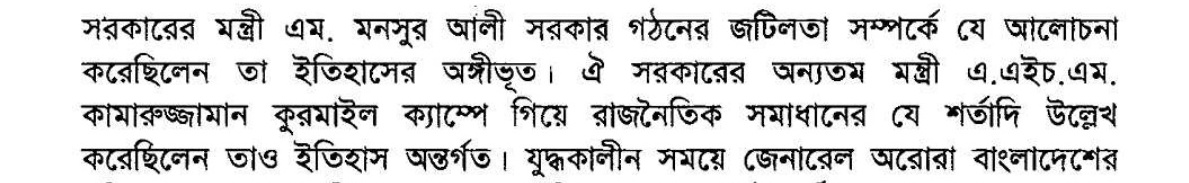
#> input picture bangla_ai_ocr/dataset/images/line_000034.jpg, 1189 x 183 px
$ python -i augmentations.py   (imports and definitions only)
#> lines starting #> are read from the running program, lines starting #| are printed output that depends on the picture
import random
import cv2
import numpy as np
from PIL import Image, ImageEnhance, ImageFilter

class OCRImageAugmentor:
    """
    Advanced Multi-Resolution & Noise Augmentation Engine for Bangla OCR:
    Simulates real-world scan distortions, camera shakes, low DPI, and photocopy artifacts.
    """
    def __init__(self, p_downscale=0.5, p_noise=0.5, p_blur=0.4, p_photocopy=0.3):
        self.p_downscale = p_downscale
        self.p_noise = p_noise
        self.p_blur = p_blur
        self.p_photocopy = p_photocopy

    # [12 lines left out: function random_downscale, not called in this run]

    @staticmethod
    def add_gaussian_noise(img: Image.Image, max_sigma=25) -> Image.Image:
        """Adds Gaussian grain and scanner sensor noise."""
        np_img = np.array(img).astype(np.float32)
        sigma = random.uniform(5, max_sigma)
        noise = np.random.normal(0, sigma, np_img.shape)
        noisy = np.clip(np_img + noise, 0, 255).astype(np.uint8)
        return Image.fromarray(noisy)

    # [48 lines left out: functions add_salt_and_pepper_noise, add_blur, add_photocopy_degradation, add_lighting_gradient, not called in this run]

    def augment(self, img: Image.Image) -> Image.Image:
        """Applies a randomized combination of augmentations."""
        # 1. Multi-Resolution Downscaling
        if random.random() < self.p_downscale:
            img = self.random_downscale(img)

        # 2. Blur / Camera Shake
        if random.random() < self.p_blur:
            img = self.add_blur(img)

        # 3. Noise Injection
        if random.random() < self.p_noise:
            if random.random() < 0.5:
                img = self.add_gaussian_noise(img)
            else:
                img = self.add_salt_and_pepper_noise(img)

        # 4. Photocopy / Binarization Artifacts
        if random.random() < self.p_photocopy:
            img = self.add_photocopy_degradation(img)
        else:
            # Random brightness & contrast tweak
            enhancer = ImageEnhance.Contrast(img)
            img = enhancer.enhance(random.uniform(0.7, 1.3))

        # 5. Lighting gradient / shadow
        if random.random() < 0.3:
            img = self.add_lighting_gradient(img)

        return img

# Global default augmentor instance
augmentor = OCRImageAugmentor()

# [4 lines not run here, left out]

>>> import cv2
>>> picture = cv2.cvtColor(cv2.imread('dataset/images/line_000034.jpg'), cv2.COLOR_BGR2RGB)
#> picture is the input picture: shape (183, 1189, 3); min 0, max 255, mean 216.6
>>> result = OCRImageAugmentor().augment(picture)
#> in augment, `img = enhancer.enhance(random.uniform(0.7, 1.3))`:
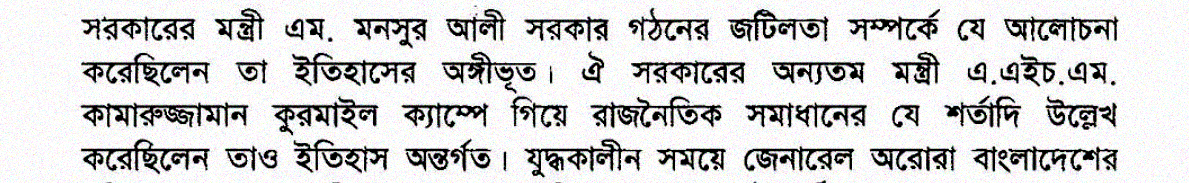
#> img: PIL image 1189x183 RGB; mean R, G, B 211, 211, 211

$ run again, on bangla_ai_ocr/dataset/images/line_000037.jpg
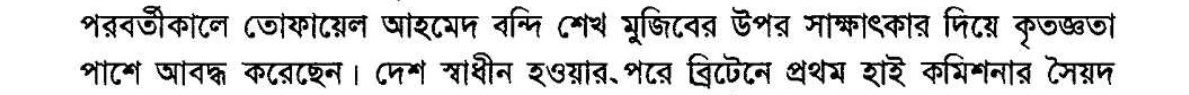
#> input picture bangla_ai_ocr/dataset/images/line_000037.jpg, 1189 x 95 px
#> picture is the input picture: shape (95, 1189, 3); min 0, max 255, mean 214.1
#> in augment, `img = enhancer.enhance(random.uniform(0.7, 1.3))`:
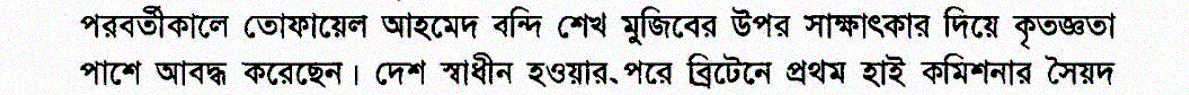
#> img: PIL image 1189x95 RGB; mean R, G, B 208.6, 208.7, 208.6

$ run again, on bangla_ai_ocr/dataset/images/line_000057.jpg
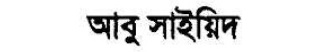
#> input picture bangla_ai_ocr/dataset/images/line_000057.jpg, 313 x 52 px
#> picture is the input picture: shape (52, 313, 3); min 0, max 255, mean 223.7
#> in add_gaussian_noise, `noisy = np.clip(np_img + noise, 0, 255).astype(np.uint8)`:
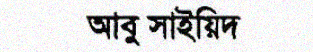
#> noisy: shape (52, 313, 3); mean R, G, B 219, 219.1, 219
#> in augment, `img = enhancer.enhance(random.uniform(0.7, 1.3))`:
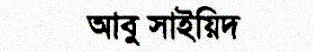
#> img: PIL image 313x52 RGB; mean R, G, B 218, 218.1, 218
